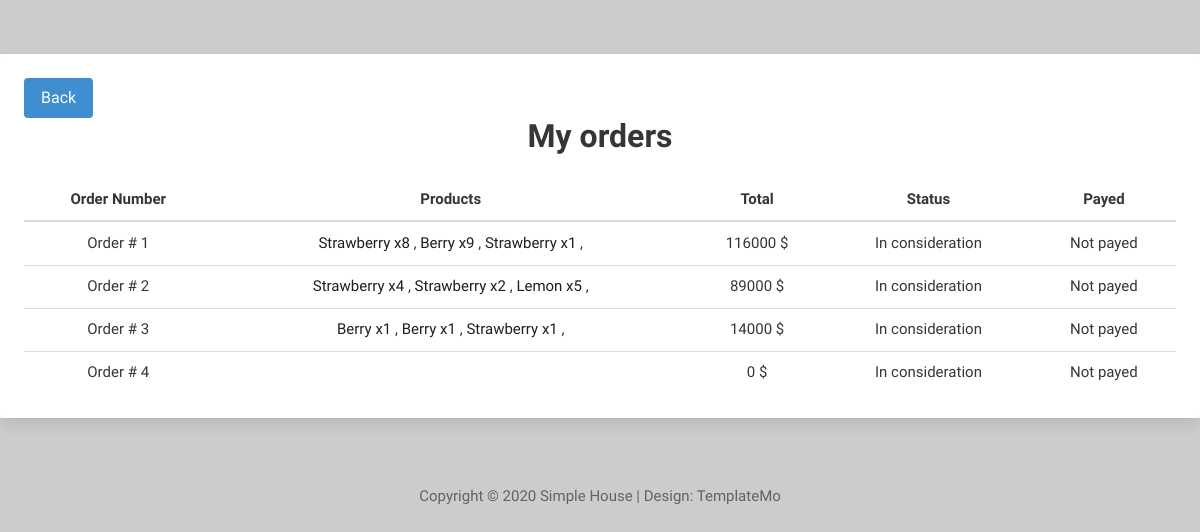
Screenshot of /orders/ (signed in) with the database file from the repository.
### store/models.py (models this page shows, shortened)
class Order(models.Model):
    address = models.CharField(max_length=255, null=True, blank=True)
    phone = models.CharField(max_length=255, null=True)
    user = models.ForeignKey(User, on_delete=models.CASCADE, null=True)
    total_price = models.IntegerField()
    def __str__(self):
        return 'Order # %s' % (str(self.id))

class OrderProduct(models.Model):
    order = models.ForeignKey('store.Order', on_delete=models.CASCADE, related_name='order_products', null=True)
    product = models.ForeignKey('store.Products', on_delete=models.CASCADE)
    amount = models.IntegerField()
    total = models.IntegerField()
    def __str__(self):
        return '%s x%s' % (self.product, self.amount)

class Products(models.Model):
    category = models.ForeignKey('store.Category', on_delete=models.CASCADE, null=True)
    title = models.CharField(max_length=255)
    description = models.TextField()
    slug = models.SlugField()
    image = models.ImageField()
    price = models.IntegerField(null=True)
    def __str__(self):
        return self.title

### store/views.py (the view)
# urls.py: path('orders/', orders, name='orders'),
def orders(request):
    orders_list = Order.objects.filter(user=request.user)
    return render(request, 'orders.html', {'orders': orders_list})

### store/templates/orders.html (shortened to what this page needs)
{% load static %}
<!DOCTYPE html>
<html lang="en">
<head>
    <link rel="stylesheet" href="https://cdn.jsdelivr.net/npm/bulma@0.9.3/css/bulma.min.css">
    <link href="{% static '/css/all.min.css' %}" rel="stylesheet"/>
    <link href="{% static '/css/templatemo-style.css' %}" rel="stylesheet"/>
    <link rel="stylesheet" href="{% static '/css/style.css' %}">
</head>
<body>
    <br><br>
    <div class="container">
        <div class="card p-5">
                <a class='button is-info' href="{% url 'store:shop' %}">Back</a>
            <div class="content">
                {% if orders %}
                    <div class="title has-text-centered">My orders</div>
                    <table class="table has-text-centered">
                        <thead>
                        <tr>
                            <th>Order Number</th>
                            <th>Products</th>
                            <th>Total</th>
                            <th>Status</th>
                            <th>Payed</th>
                        </tr>
                        </thead>
                        <tbody>
                        {% for order in orders %}
                            <tr>
                                <td>{{ order }}</td>
                                <td>
                                    {% for order_product in order.order_products.all %}
                                        <a href="{% url 'store:detail' order_product.product.pk %}">
                                            {{ order_product }}
                                        </a>,
                                    {% endfor %}
                                </td>
                                <td>{{ order.total_price }} $</td>
                                <td>In consideration</td>
                                <td>Not payed</td>
                            </tr>
                        {% endfor %}
                        </tbody>
                    </table>
                {% else %}
                    <p class="title has-text-centered">Nothing ordered yet</p>
                {% endif %}
            </div>
        </div>
    </div>
<footer class="tm-footer text-center">
    <p>Copyright &copy; 2020 Simple House
        | Design: <a rel="nofollow" href="https://templatemo.com">TemplateMo</a></p>
</footer>
</body>
</html>

### store/static/css/templatemo-style.css (style rules this page uses)
ul, nav, body, h1, h2, h4, h6, p, figure { margin: 0; padding: 0; }
a, button { transition: all 0.3s ease; }
html { box-sizing: border-box; -ms-overflow-style: scrollbar; }
*, *::before, *::after { box-sizing: inherit; }
.container { width: 100%; max-width: 1200px; margin-right: auto; margin-left: auto; }
.text-center { text-align: center; }
body { font-family: 'Open Sans', Arial, sans-serif; font-size: 17px; background-color: #ccc; overflow-x: hidden; }
.container { background-color: white; }
p, address { color: #626364; line-height: 1.8; }
.tm-footer { padding: 25px 15px; margin-top: 40px; }
.tm-footer a { color: #626364; text-decoration: none; }

### store/static/css/style.css (style rules this page uses)
body { color: #666666; font-size: 15px; font-family: 'Athiti', sans-serif; line-height: 1.80857; }
a { color: #1f1f1f; text-decoration: none !important; outline: none !important; -webkit-transition: all .3s ease-in-out; -moz-transition: all .3s ease-in-out; -ms-transition: all .3s ease-in-out; -o-transition: all .3s ease-in-out; transition: all .3s ease-in-out; }
a { color: #1f1f1f; text-decoration: none; outline: none; }
a, .btn { text-decoration: none !important; outline: none !important; -webkit-transition: all .3s ease-in-out; -moz-transition: all .3s ease-in-out; -ms-transition: all .3s ease-in-out; -o-transition: all .3s ease-in-out; transition: all .3s ease-in-out; }

### rows the page displays
Order: id "Order # 1", total_price "116000"
OrderProduct: product+amount "Strawberry x8"
OrderProduct: product+amount "Berry x9"
OrderProduct: product+amount "Strawberry x1"
Order: id "Order # 2", total_price "89000"
OrderProduct: product+amount "Strawberry x4"
OrderProduct: product+amount "Strawberry x2"
OrderProduct: product+amount "Lemon x5"
Order: id "Order # 3", total_price "14000"
OrderProduct: product+amount "Berry x1"
OrderProduct: product+amount "Berry x1"
OrderProduct: product+amount "Strawberry x1"
Order: id "Order # 4", total_price "0"
